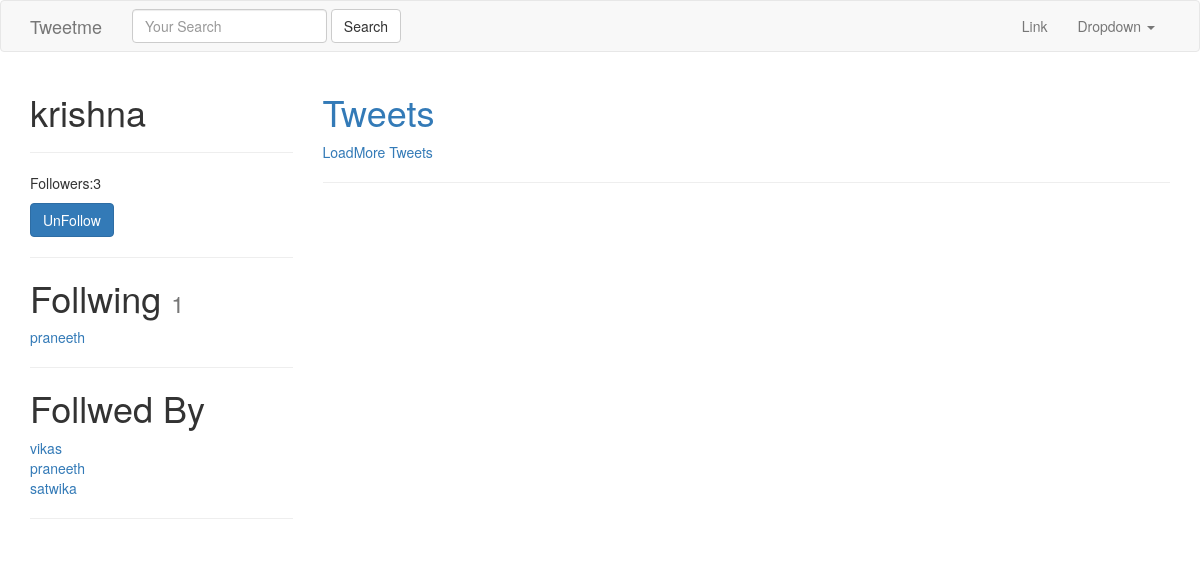
Screenshot of /krishna/ (signed in) with the database file from the repository.
### accounts/models.py (models this page shows, shortened)
class UserProfile(models.Model):
    user=models.OneToOneField(settings.AUTH_USER_MODEL,on_delete=models.CASCADE,related_name='profile')
    following=models.ManyToManyField(settings.AUTH_USER_MODEL,blank=True,related_name='follwed_by')
    objects=UserProfileManager()
    def get_following(self):
        users=self.following.all()
        return users.exclude(username=self.user.username)
    def get_follow_url(self):
        return reverse_lazy("profile:follow",kwargs={"username":self.user.username})

### accounts/views.py (the view)
# urls.py: re_path(r'^(?P<username>[\w.@+-]+)/$',UserDetailView.as_view(),name='detail_view'),
class UserDetailView(DetailView):
    queryset=User.objects.all()
    template_name="accounts/user_detail.html"
    def get_object(self):
        return get_object_or_404(User,username__iexact=self.kwargs.get('username'))
    def get_context_data(self,*args,**kwargs):
        context=super(UserDetailView,self).get_context_data(*args,**kwargs)
        context['following']=UserProfile.objects.is_following(self.request.user,self.get_object())
        return context

### accounts/models.py (called while the page is built)
    def all(self):
        qs=self.get_queryset().all()
        try:
            if self.instance:
                qs=qs.exclude(user=self.instance)
        except:
            pass
        return qs

    def is_following(self,user,followed_by_user):
        user_profile,created=UserProfile.objects.get_or_create(user=user)
        if created:
            return False
        if followed_by_user in user_profile.following.all():
            return True
        return False

### accounts/templates/accounts/user_detail.html (shortened to what this page needs)
{% extends "base.html" %}
{% block content %}
<div class="row">
        <div class='col-sm-3 col-xs-12' >
                <h1> {{ object.username }}</br></h1>
                <hr/>
                <p>Followers:{{object.follwed_by.all.count}}</p>
                <p>
                    <a  class="btn btn-primary" href='{{ object.profile.get_follow_url }}'>
                            {% if following %}UnFollow{% else %}Follow{% endif %}</a>
                </p>
                <hr/>
                <h1>Follwing <small>{{  object.profile.get_following.count }}</small></h1>
                {% for user in object.profile.get_following %}
                    <a href='/{{ user.username }}'>{{user.username}}</a><br/>
                    {% empty %}
                        <h4> No one is following</h4>
                {% endfor %}
                <hr/>
                <h1>Follwed By</h1>
                {% for profile in object.follwed_by.all %}
                    <a href="/{{profile.user.username}}">{{ profile.user.username }}<br/>
                    {% empty %}
                        <h4>Followed by NONE</h4>
                {% endfor %}
                <hr/>
        </div>
        <div class='col-sm-9 col-xs-12'>
                <h1>Tweets</h1>
               <a href='#' id='loadmore'>LoadMore Tweets</a>
                <hr/>
        </div>
</div>
{% endblock content %}

### templates/base.html (shortened to what this page needs)
{% load static %}
<!DOCTYPE html>
<html lang="en">
  <head>
    <link href="{% static 'css/bootstrap.min.css'%}" rel="stylesheet">
  </head>
  <body>
      {% include "navbar.html" %}
        <div class="container">
            {% block content %}
            {% endblock content %}
        </div>
  </body>
</html>

### templates/navbar.html (shortened to what this page needs)
<nav class="navbar navbar-default">
        <div class="container">
          <div class="navbar-header">
            <a class="navbar-brand" href="{% url 'home' %}">Tweetme</a>
          </div>
          {% include "tweets/search_form.html" %}
          <div class="collapse navbar-collapse" id="bs-example-navbar-collapse-1">
            <ul class="nav navbar-nav navbar-right">
              <li><a href="#">Link</a></li>
              <li class="dropdown">
                <a href="#" class="dropdown-toggle" data-toggle="dropdown" role="button" aria-haspopup="true" aria-expanded="false">Dropdown <span class="caret"></span></a>
              </li>
            </ul>
          </div>
        </div>
      </nav>

### tweets/templates/tweets/search_form.html
        <form id='navbar-search-form' class="navbar-form navbar-left" method="GET" action='{% url "tweet:list_view"%}'>
                <div class="form-group">
                    <input class="form-control"  type='text' name='q' placeholder='Your Search' value='{{ request.GET.q }}' />
                </div>
                <input  class="btn btn-default"  type='submit' value="Search"/>
        </form>

### rows the page displays
UserProfile: user.username "vikas"
UserProfile: user.username "praneeth"
UserProfile: user.username "satwika"

### other values shown
{{ object.username }} "krishna"
{{ object.follwed_by.all.count }} "3"
{{ object.profile.get_following.count }} "1"
{{ user.username }} "praneeth"
